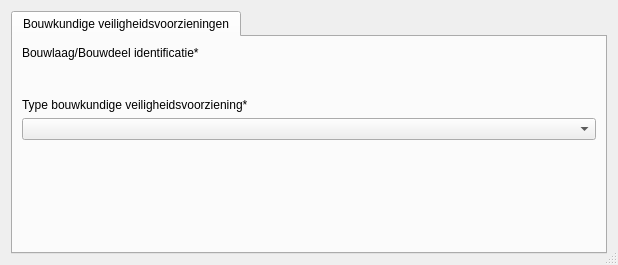
<?xml version="1.0" encoding="UTF-8"?>
<ui version="4.0">
 <class>pand_id_2</class>
 <widget class="QDialog" name="pand_id_2">
  <property name="geometry">
   <rect>
    <x>0</x>
    <y>0</y>
    <width>618</width>
    <height>265</height>
   </rect>
  </property>
  <property name="windowTitle">
   <string>Dialog</string>
  </property>
  <property name="autoFillBackground">
   <bool>false</bool>
  </property>
  <property name="sizeGripEnabled">
   <bool>true</bool>
  </property>
  <layout class="QVBoxLayout" name="verticalLayout">
   <item>
    <widget class="QTabWidget" name="Objectgegevens_2">
     <property name="sizePolicy">
      <sizepolicy hsizetype="Preferred" vsizetype="Preferred">
       <horstretch>0</horstretch>
       <verstretch>0</verstretch>
      </sizepolicy>
     </property>
     <property name="autoFillBackground">
      <bool>true</bool>
     </property>
     <property name="currentIndex">
      <number>0</number>
     </property>
     <property name="documentMode">
      <bool>false</bool>
     </property>
     <widget class="QWidget" name="Scheidingen">
      <attribute name="title">
       <string>Bouwkundige veiligheidsvoorzieningen</string>
      </attribute>
      <layout class="QVBoxLayout" name="verticalLayout_2">
       <item>
        <widget class="QLabel" name="label_3">
         <property name="text">
          <string>Bouwlaag/Bouwdeel identificatie*</string>
         </property>
        </widget>
       </item>
       <item>
        <widget class="QgsRelationReferenceWidget" name="bouwlaag_id" native="true">
         <property name="sizePolicy">
          <sizepolicy hsizetype="Preferred" vsizetype="Preferred">
           <horstretch>0</horstretch>
           <verstretch>0</verstretch>
          </sizepolicy>
         </property>
         <property name="minimumSize">
          <size>
           <width>0</width>
           <height>26</height>
          </size>
         </property>
         <property name="whatsThis">
          <string/>
         </property>
        </widget>
       </item>
       <item>
        <widget class="QLabel" name="label_6">
         <property name="text">
          <string>Type bouwkundige veiligheidsvoorziening*</string>
         </property>
        </widget>
       </item>
       <item>
        <widget class="QComboBox" name="soort">
         <property name="maxVisibleItems">
          <number>30</number>
         </property>
        </widget>
       </item>
       <item>
        <spacer name="verticalSpacer">
         <property name="orientation">
          <enum>Qt::Vertical</enum>
         </property>
         <property name="sizeHint" stdset="0">
          <size>
           <width>0</width>
           <height>0</height>
          </size>
         </property>
        </spacer>
       </item>
      </layout>
      <zorder>verticalSpacer</zorder>
      <zorder>label_3</zorder>
      <zorder>bouwlaag_id</zorder>
      <zorder>soort</zorder>
      <zorder>label_6</zorder>
     </widget>
    </widget>
   </item>
  </layout>
 </widget>
 <customwidgets>
  <customwidget>
   <class>QgsRelationReferenceWidget</class>
   <extends>QWidget</extends>
   <header>qgsrelationreferencewidget.h</header>
  </customwidget>
 </customwidgets>
 <resources>
  <include location="image.qrc"/>
 </resources>
 <connections/>
</ui>
